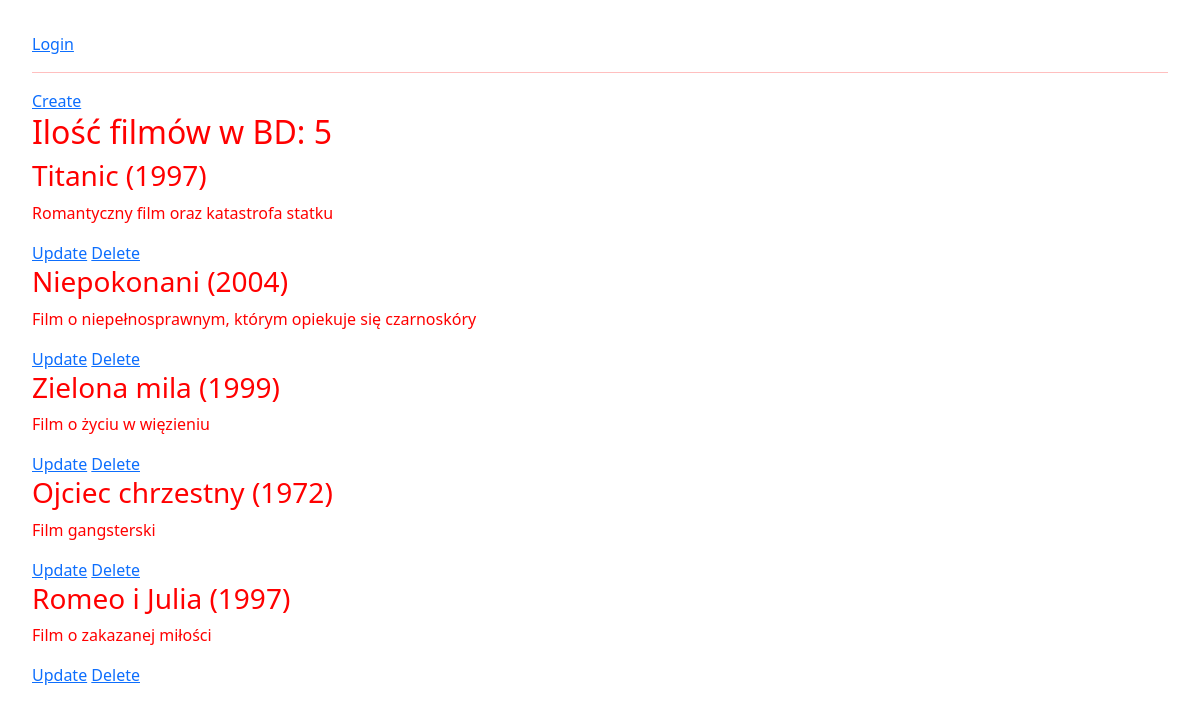
Page /movies_web/index/ on the earlier database version.
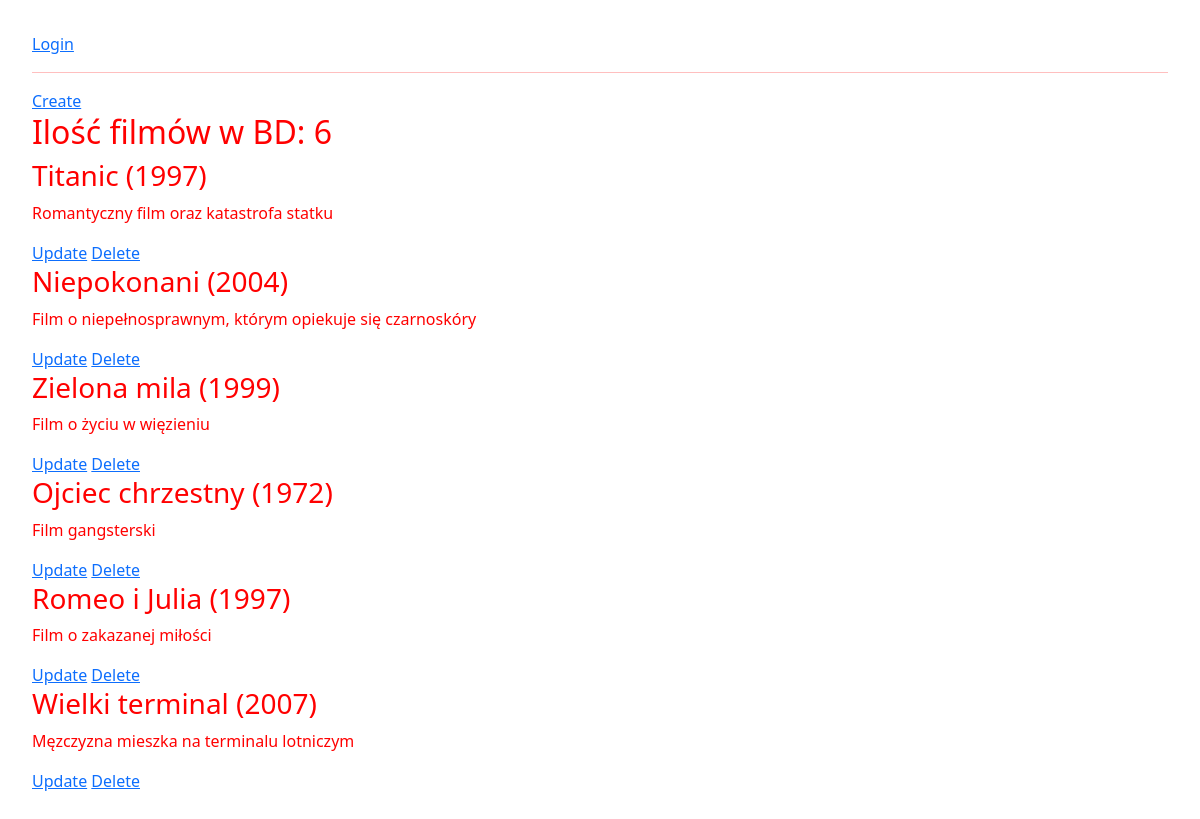
Same page on the later database version.
### movies_web/models.py (models this page shows)
class Movie(models.Model):
    title = models.CharField(max_length=64, blank=False, unique=True)
    year = models.PositiveSmallIntegerField(default=2000)
    description = models.TextField(default='')
    premiere = models.DateField(null=True, blank=True)
    imdb_rating = models.DecimalField(max_digits=4, decimal_places=2, null=True, blank=True)
    poster = models.ImageField(upload_to='posters', null=True, blank=True)
    def __str__(self):
        return self.title_with_year()
    def title_with_year(self):
        return '{} ({})'.format(self.title, self.year)

### movies_web/views.py (the view)
# urls.py: path('index/', index_movies, name='index_movies'),
def index_movies(request):
    all_movies = Movie.objects.all()
    return render(request, 'index.html', {'movies': all_movies})

### templates/index.html (shortened to what this page needs)
{% extends 'main.html' %}
{% block side %}
  {% if user.is_authenticated %}
    Witaj {{ user.username }}<br>
    <a href="{% url 'logout' %}">Logout</a>
  {% else %}
    <a href="{% url 'login' %}">Login</a>
  {% endif %}
  <hr>
  <a href="{% url 'create_movie' %}">Create</a>
  {% if movies|length == 0 %}
    <h2>Brak filmów</h2>
  {% else %}
    <h2>Ilość filmów w BD: {{ movies|length }}</h2>
    {% for movie in movies %}
      <h3>{{movie}}</h3>
      <p>{{ movie.description }}</p>
      <a href="{% url 'update_movie' movie.id  %}">Update</a>
      <a href="{% url 'delete_movie' movie.id  %}">Delete</a>
    {% endfor %}
  {% endif %}
{% endblock %}

Differences in the rows shown:
added Movie: title+year "Wielki terminal (2007)", description "Męzczyzna mieszka na terminalu lotniczym"
Other differences:
{{ movies|length }}: "5" → "6"
